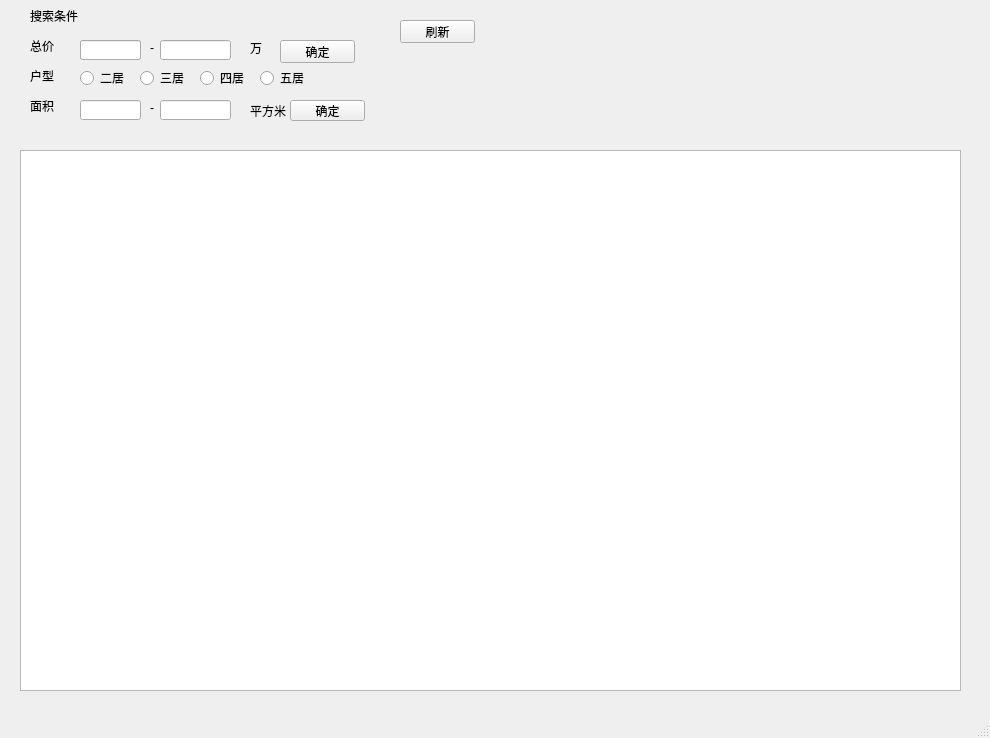
<?xml version="1.0" encoding="UTF-8"?>
<ui version="4.0">
 <class>MainWindow</class>
 <widget class="QMainWindow" name="MainWindow">
  <property name="geometry">
   <rect>
    <x>0</x>
    <y>0</y>
    <width>990</width>
    <height>738</height>
   </rect>
  </property>
  <property name="windowTitle">
   <string>MainWindow</string>
  </property>
  <widget class="QWidget" name="centralwidget">
   <widget class="QTableWidget" name="tableWidget">
    <property name="geometry">
     <rect>
      <x>20</x>
      <y>150</y>
      <width>941</width>
      <height>541</height>
     </rect>
    </property>
   </widget>
   <widget class="QPushButton" name="pushButton_refresh">
    <property name="geometry">
     <rect>
      <x>400</x>
      <y>20</y>
      <width>75</width>
      <height>23</height>
     </rect>
    </property>
    <property name="text">
     <string>刷新</string>
    </property>
   </widget>
   <widget class="QLabel" name="label">
    <property name="geometry">
     <rect>
      <x>30</x>
      <y>10</y>
      <width>54</width>
      <height>12</height>
     </rect>
    </property>
    <property name="text">
     <string>搜索条件</string>
    </property>
   </widget>
   <widget class="QLabel" name="label_2">
    <property name="geometry">
     <rect>
      <x>30</x>
      <y>40</y>
      <width>54</width>
      <height>12</height>
     </rect>
    </property>
    <property name="text">
     <string>总价</string>
    </property>
   </widget>
   <widget class="QLabel" name="label_3">
    <property name="geometry">
     <rect>
      <x>30</x>
      <y>70</y>
      <width>54</width>
      <height>12</height>
     </rect>
    </property>
    <property name="text">
     <string>户型</string>
    </property>
   </widget>
   <widget class="QLabel" name="label_4">
    <property name="geometry">
     <rect>
      <x>30</x>
      <y>100</y>
      <width>54</width>
      <height>12</height>
     </rect>
    </property>
    <property name="text">
     <string>面积</string>
    </property>
   </widget>
   <widget class="QLineEdit" name="lineEdit">
    <property name="geometry">
     <rect>
      <x>80</x>
      <y>40</y>
      <width>61</width>
      <height>20</height>
     </rect>
    </property>
   </widget>
   <widget class="QLabel" name="label_5">
    <property name="geometry">
     <rect>
      <x>150</x>
      <y>40</y>
      <width>16</width>
      <height>16</height>
     </rect>
    </property>
    <property name="text">
     <string>-</string>
    </property>
   </widget>
   <widget class="QLineEdit" name="lineEdit_price_max">
    <property name="geometry">
     <rect>
      <x>160</x>
      <y>40</y>
      <width>71</width>
      <height>20</height>
     </rect>
    </property>
   </widget>
   <widget class="QLabel" name="label_6">
    <property name="geometry">
     <rect>
      <x>250</x>
      <y>40</y>
      <width>21</width>
      <height>16</height>
     </rect>
    </property>
    <property name="text">
     <string>万</string>
    </property>
   </widget>
   <widget class="QLineEdit" name="lineEdit_price_min">
    <property name="geometry">
     <rect>
      <x>80</x>
      <y>40</y>
      <width>61</width>
      <height>20</height>
     </rect>
    </property>
   </widget>
   <widget class="QLineEdit" name="lineEdit_area_max">
    <property name="geometry">
     <rect>
      <x>160</x>
      <y>100</y>
      <width>71</width>
      <height>20</height>
     </rect>
    </property>
   </widget>
   <widget class="QLineEdit" name="lineEdit_area_min">
    <property name="geometry">
     <rect>
      <x>80</x>
      <y>100</y>
      <width>61</width>
      <height>20</height>
     </rect>
    </property>
   </widget>
   <widget class="QLabel" name="label_7">
    <property name="geometry">
     <rect>
      <x>150</x>
      <y>100</y>
      <width>16</width>
      <height>16</height>
     </rect>
    </property>
    <property name="text">
     <string>-</string>
    </property>
   </widget>
   <widget class="QLabel" name="label_8">
    <property name="geometry">
     <rect>
      <x>250</x>
      <y>100</y>
      <width>41</width>
      <height>21</height>
     </rect>
    </property>
    <property name="text">
     <string>平方米</string>
    </property>
   </widget>
   <widget class="QPushButton" name="pushButton_price_comfirm">
    <property name="geometry">
     <rect>
      <x>280</x>
      <y>40</y>
      <width>75</width>
      <height>23</height>
     </rect>
    </property>
    <property name="text">
     <string>确定</string>
    </property>
   </widget>
   <widget class="QPushButton" name="pushButton_area_comfirm">
    <property name="geometry">
     <rect>
      <x>290</x>
      <y>100</y>
      <width>75</width>
      <height>21</height>
     </rect>
    </property>
    <property name="text">
     <string>确定</string>
    </property>
   </widget>
   <widget class="QRadioButton" name="radioButton">
    <property name="geometry">
     <rect>
      <x>80</x>
      <y>70</y>
      <width>51</width>
      <height>16</height>
     </rect>
    </property>
    <property name="text">
     <string>二居</string>
    </property>
   </widget>
   <widget class="QRadioButton" name="radioButton_2">
    <property name="geometry">
     <rect>
      <x>140</x>
      <y>70</y>
      <width>51</width>
      <height>16</height>
     </rect>
    </property>
    <property name="text">
     <string>三居</string>
    </property>
   </widget>
   <widget class="QRadioButton" name="radioButton_3">
    <property name="geometry">
     <rect>
      <x>200</x>
      <y>70</y>
      <width>51</width>
      <height>16</height>
     </rect>
    </property>
    <property name="text">
     <string>四居</string>
    </property>
   </widget>
   <widget class="QRadioButton" name="radioButton_4">
    <property name="geometry">
     <rect>
      <x>260</x>
      <y>70</y>
      <width>51</width>
      <height>16</height>
     </rect>
    </property>
    <property name="text">
     <string>五居</string>
    </property>
   </widget>
  </widget>
  <widget class="QMenuBar" name="menubar">
   <property name="geometry">
    <rect>
     <x>0</x>
     <y>0</y>
     <width>990</width>
     <height>23</height>
    </rect>
   </property>
  </widget>
  <widget class="QStatusBar" name="statusbar"/>
 </widget>
 <resources/>
 <connections/>
</ui>
